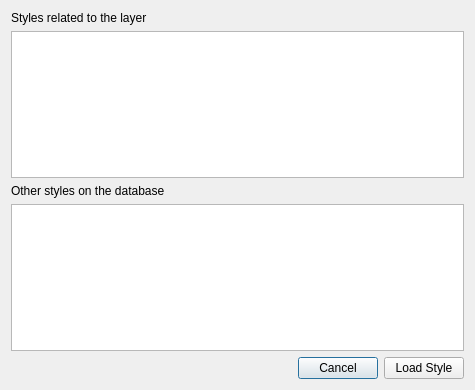
<?xml version="1.0" encoding="UTF-8"?>
<ui version="4.0">
 <class>QgsLoadStyleFromDBDialogLayout</class>
 <widget class="QDialog" name="QgsLoadStyleFromDBDialogLayout">
  <property name="geometry">
   <rect>
    <x>0</x>
    <y>0</y>
    <width>475</width>
    <height>390</height>
   </rect>
  </property>
  <property name="sizePolicy">
   <sizepolicy hsizetype="Maximum" vsizetype="Preferred">
    <horstretch>0</horstretch>
    <verstretch>0</verstretch>
   </sizepolicy>
  </property>
  <property name="windowTitle">
   <string>Load Style</string>
  </property>
  <property name="modal">
   <bool>true</bool>
  </property>
  <layout class="QGridLayout" name="gridLayout">
   <item row="0" column="0">
    <layout class="QVBoxLayout" name="verticalLayout">
     <item>
      <widget class="QLabel" name="label">
       <property name="text">
        <string>Styles related to the layer</string>
       </property>
      </widget>
     </item>
     <item>
      <widget class="QTableWidget" name="mRelatedTable">
       <property name="sortingEnabled">
        <bool>true</bool>
       </property>
      </widget>
     </item>
     <item>
      <widget class="QLabel" name="label_2">
       <property name="text">
        <string>Other styles on the database</string>
       </property>
      </widget>
     </item>
     <item>
      <widget class="QTableWidget" name="mOthersTable">
       <property name="sortingEnabled">
        <bool>true</bool>
       </property>
      </widget>
     </item>
     <item>
      <layout class="QHBoxLayout" name="horizontalLayout">
       <item>
        <spacer name="horizontalSpacer">
         <property name="orientation">
          <enum>Qt::Horizontal</enum>
         </property>
         <property name="sizeHint" stdset="0">
          <size>
           <width>40</width>
           <height>20</height>
          </size>
         </property>
        </spacer>
       </item>
       <item>
        <widget class="QPushButton" name="mCancelButton">
         <property name="sizePolicy">
          <sizepolicy hsizetype="Maximum" vsizetype="Fixed">
           <horstretch>0</horstretch>
           <verstretch>0</verstretch>
          </sizepolicy>
         </property>
         <property name="text">
          <string>Cancel</string>
         </property>
        </widget>
       </item>
       <item>
        <widget class="QPushButton" name="mLoadButton">
         <property name="sizePolicy">
          <sizepolicy hsizetype="Maximum" vsizetype="Fixed">
           <horstretch>0</horstretch>
           <verstretch>0</verstretch>
          </sizepolicy>
         </property>
         <property name="text">
          <string>Load Style</string>
         </property>
        </widget>
       </item>
      </layout>
     </item>
    </layout>
   </item>
  </layout>
 </widget>
 <layoutdefault spacing="6" margin="11"/>
 <resources/>
 <connections/>
</ui>
